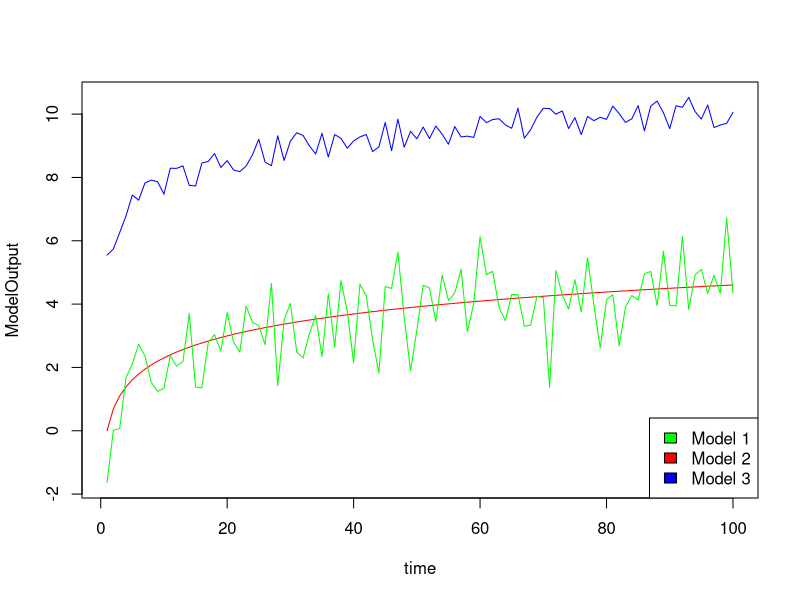

The R script that drew this image:

sampleModelFunction <- function(param,time=c(1:100))
{
  # Model some behaviour here
  y1  = log(1:length(time))*param
  y2 = log(1:length(time))+runif(length(time))+5
  y3 =  log(1:length(time))*param+rnorm(length(time))
  x=time
  #plot
  
  plot(x,y1,xlab="time",ylab="ModelOutput",col="red",ylim = c(min(c(y1,y2,y3)),max(c(y1,y2,y3))),type="l")
  points(x,y2,col="blue",type="l")
  points(x,y3,col="green",type="l")
  legend(x="bottomright",fill=c("green","red","blue"),legend=c("Model 1","Model 2","Model 3"))
}


sampleModelFunction(1)
#sampleModelFunction(2)
#sampleModelFunction(3)
#sampleModelFunction(param = 3, time = c(1:500))